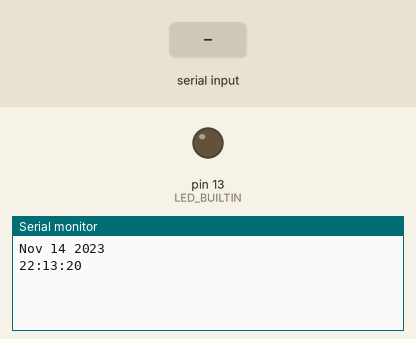
Bench run of a sketch on a simulated Teensy 4. Shown: output pins drawn as LEDs (lit = HIGH), the last lines printed to the serial monitor. The test bench sets the inputs (shaded band).

Above: at 1.2 s.
1.3 s: "Serial1\n" received over the second serial link
At 1.7 s:
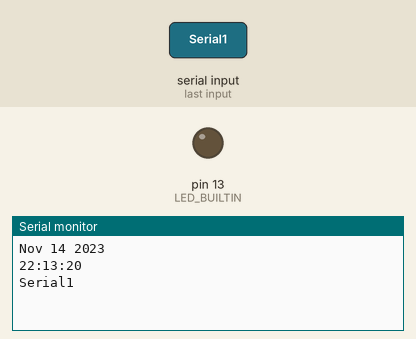
2.8 s: "1" received over the second serial link
At 4.0 s:
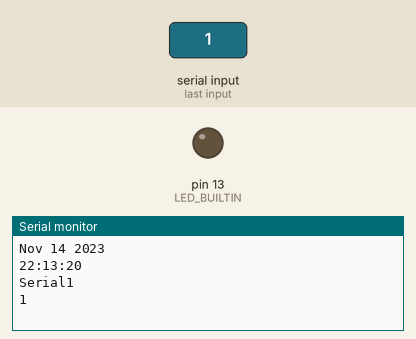

The sketch:

SerialPassTrough.ino
```cpp
/*

  SerialPassthrough sketch

  Some boards, like the Arduino 101, the MKR1000, Zero, or the Micro, have one

  hardware serial port attached to Digital pins 0-1, and a separate USB serial

  port attached to the IDE Serial Monitor. This means that the "serial

  passthrough" which is possible with the Arduino UNO (commonly used to interact

  with devices/shields that require configuration via serial AT commands) will

  not work by default.

  This sketch allows you to emulate the serial passthrough behaviour. Any text

  you type in the IDE Serial monitor will be written out to the serial port on

  Digital pins 0 and 1, and vice-versa.

  On the 101, MKR1000, Zero, and Micro, "Serial" refers to the USB Serial port

  attached to the Serial Monitor, and "Serial1" refers to the hardware serial

  port attached to pins 0 and 1. This sketch will emulate Serial passthrough

  using those two Serial ports on the boards mentioned above, but you can change

  these names to connect any two serial ports on a board that has multiple ports.

  created 23 May 2016

  by Erik Nyquist

*/

// for TEENSY 3.1+3.2 use Serial3 (PIN07>RX, PIN08>TX)
#define MOTOR_SERIAL Serial3

void setup() {
  pinMode(LED_BUILTIN, OUTPUT);
  digitalWrite(LED_BUILTIN, HIGH);

  Serial.begin(115200);
  Serial.println(__DATE__);
  Serial.println(__TIME__);

  MOTOR_SERIAL.begin(115200);
}

void loop() {

  if (Serial.available()) {
    MOTOR_SERIAL.write(Serial.read());
  }

  if (MOTOR_SERIAL.available()) {
    digitalWrite(LED_BUILTIN, HIGH);
    int c = MOTOR_SERIAL.read();
    Serial.write(c);
  } else {
    digitalWrite(LED_BUILTIN, LOW);
  }
}
```

Measured:
- after the input at 1.3 s, the serial monitor: prints a new line at once (image 1)
- after the input at 2.8 s, the serial monitor: prints a new line at once (image 2)
